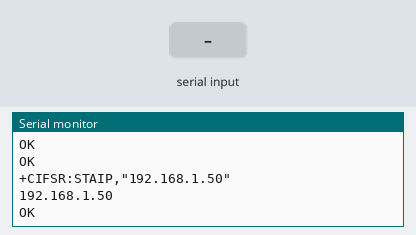
A sketch run on a simulated Arduino Mega 2560, built with avr-gcc and run on an emulated ATmega2560. Shown: the last lines printed to the serial monitor. The test bench sets the inputs (shaded band). The modem accepts every AT command (registered, SIM ready, sends succeed) and sends nothing else.

Above: at 7.9 s.
8.0 s: "h" received over Serial
At 9.2 s:
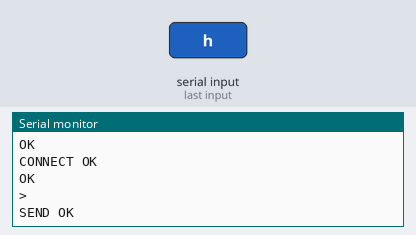
9.7 s: "h" received over the second serial link
At 10.7 s:
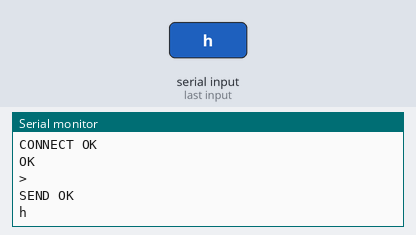
11.2 s: "q" received over the second serial link
At 11.9 s:
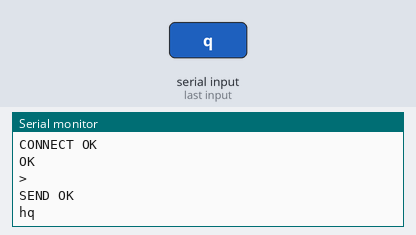

Measured:
- after the input at 8.0 s, the serial monitor: prints a new line after 0.23 s (image 1)
- after the input at 9.7 s, the serial monitor: prints a new line at once (image 2)
- after the input at 11.2 s, the serial monitor: prints a new line at once (image 3)

The sketch:

GPRS_Internet.ino
```cpp
#include <SoftwareSerial.h>
SoftwareSerial SIM900(7, 8); // Configura el puerto serial para el SIM900. Para el Arduino MEGA utilizar pines 10 y 11

int respuesta;
char aux_str[50];

//Contenido de la dirección Http
char direccion[] = "GET /prueba-http/ HTTP/1.1\r\nHost: www.prometec.net\r\nConnection: close\r\n\r\n";

void setup()
{
  SIM900.begin(19200); //Configura velocidad del puerto serie para el SIM900
  Serial.begin(19200); //Configura velocidad del puerto serie del Arduino
  delay(1000);
  Serial.println("Iniciando...");
  power_on();
  iniciar();
}

void loop()
{
  if (Serial.available())
    switch (Serial.read())
    {
      case 'h':
        PeticionHttp();
        break;
      case 'q':
        // Closes the socket
        enviarAT("AT+CIPCLOSE", "CLOSE OK", 10000); //Cerramos la conexion
        enviarAT("AT+CIPSHUT", "OK", 10000); //Cierra el contexto PDP del GPRS
        delay(10000);
        break;
    }
  if (SIM900.available()) {
    Serial.write(SIM900.read());
  }
}


int enviarAT(String ATcommand, char* resp_correcta, unsigned int tiempo)
{

  int x = 0;
  bool correcto = 0;
  char respuesta[100];
  unsigned long anterior;

  memset(respuesta, '\0', 100); // Inicializa el string
  delay(100);
  while ( SIM900.available() > 0) SIM900.read(); // Limpia el buffer de entrada
  SIM900.println(ATcommand); // Envia el comando AT
  x = 0;
  anterior = millis();
  // Espera una respuesta
  do {
    // si hay datos el buffer de entrada del UART lee y comprueba la respuesta
    if (SIM900.available() != 0)
    {
        respuesta[x] = SIM900.read();
        x++;
      // Comprueba si la respuesta es correcta
      if (strstr(respuesta, resp_correcta) != NULL)
      {
        correcto = 1;
      }
    }
  }
  // Espera hasta tener una respuesta
  while ((correcto == 0) && ((millis() - anterior) < tiempo));
  Serial.println(respuesta);

  return correcto;
}

void power_on()
{
  int respuesta = 0;

  // Comprueba que el modulo SIM900 esta arrancado
  if (enviarAT("AT", "OK", 2000) == 0)
  {
    Serial.println("Encendiendo el GPRS...");

    pinMode(9, OUTPUT);
    digitalWrite(9, HIGH);
    delay(1000);
    digitalWrite(9, LOW);
    delay(1000);

    // Espera la respuesta del modulo SIM900
    while (respuesta == 0) {
      // Envia un comando AT cada 2 segundos y espera la respuesta
      respuesta = enviarAT("AT", "OK", 2000);
      SIM900.println(respuesta);
    }
  }
}

void power_off()
{
  digitalWrite(9, HIGH);
  delay(1000);
  digitalWrite(9, LOW);
  delay(1000);
}

void reiniciar()
{
  Serial.println("Reiniciando...");
  power_off();
  delay (5000);
  power_on();
}

void iniciar()
{
  enviarAT("AT+CPIN=\"1867\"", "OK", 1000); //Introducimos el PIN de la SIM
  Serial.println("Conectando a la red...");
  delay (5000);

  //Espera hasta estar conectado a la red movil
  while ( enviarAT("AT+CREG?", "+CREG: 0,1", 1000) == 0 )
  {
  }

  Serial.println("Conectado a la red.");
  enviarAT("AT+CGATT=1\r", "OK", 1000); //Iniciamos la conexión GPRS
  enviarAT("AT+CSTT=\"ac.vodafone.es\",\"vodafone\",\"vodafone\"", "OK", 3000); //Definimos el APN, usuario y clave a utilizar
  enviarAT("AT+CIICR", "OK", 3000); //Activamos el perfil de datos inalámbrico
  enviarAT("AT+CIFSR", "", 3000); //Activamos el perfil de datos inalámbrico
}

void PeticionHttp()
{
  if (enviarAT("AT+CREG?", "+CREG: 0,1", 1000) == 1) //Comprueba la conexion a la red
  {
    enviarAT("AT+CIPSTART=\"TCP\",\"www.prometec.net\",\"80\"", "CONNECT OK", 5000); //Inicia una conexión TCP
    // Envíamos datos a través del TCP
    sprintf(aux_str, "AT+CIPSEND=%d", strlen(direccion));
    if (enviarAT(aux_str, ">", 10000) == 1)
    {
      enviarAT(direccion, "OK", 10000);
    }
  }
  else
  {
    reiniciar();
    iniciar();
  }
}
```
